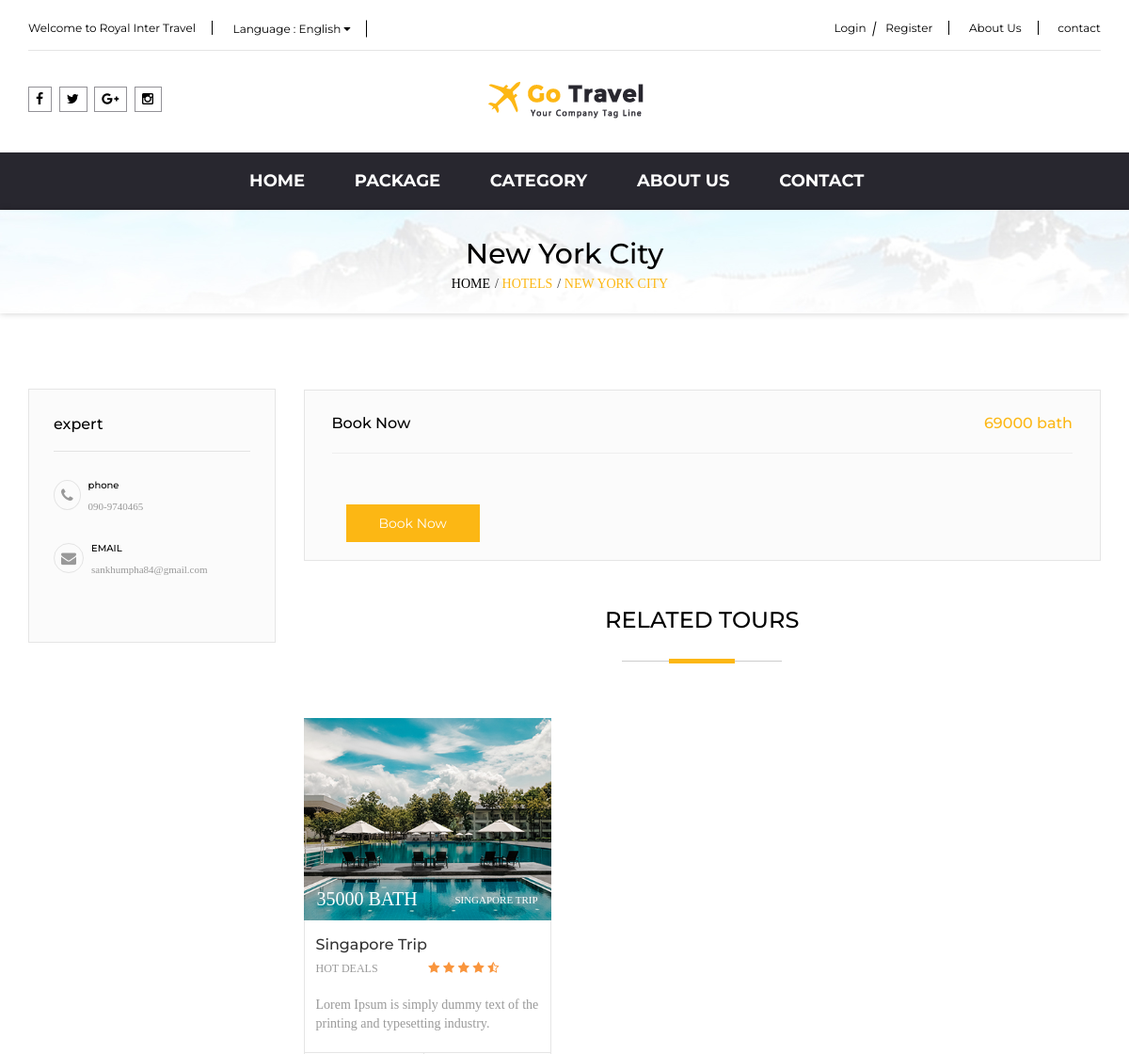
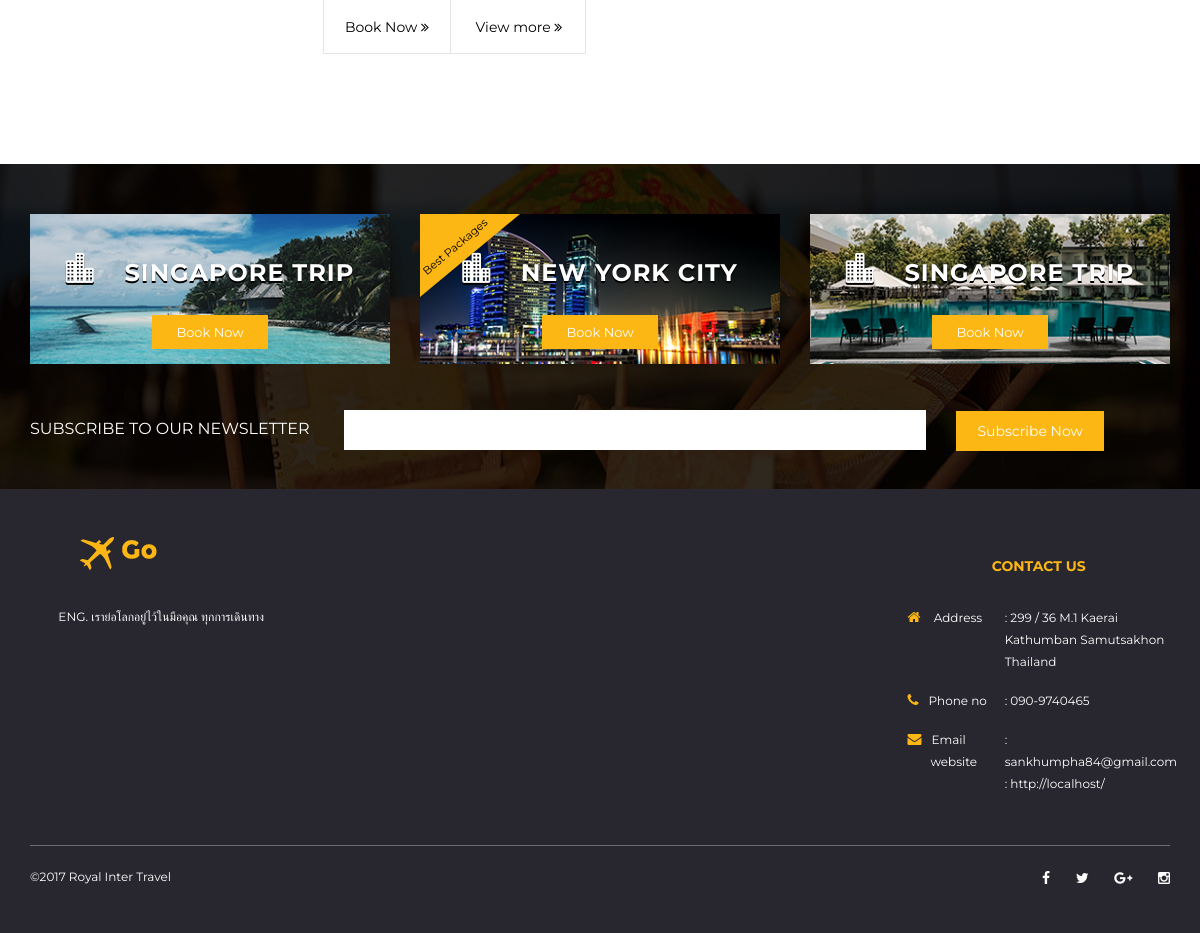
The page /tour/id/11 on the database its author committed (2 pictures, top to bottom).
### tables this page shows
CREATE TABLE `lang_static` (
  `id` int(11) NOT NULL,
  `name` varchar(100) NOT NULL,
  `data` mediumtext NOT NULL
);

CREATE TABLE `config` (
  `title` longtext NOT NULL,
  `description` longtext NOT NULL,
  `keywords` longtext NOT NULL,
  `footer` longtext NOT NULL,
  `logo` varchar(100) NOT NULL,
  `email` varchar(100) NOT NULL,
  `mobile` varchar(100) NOT NULL,
  `facebook` varchar(100) NOT NULL,
  `google` varchar(100) NOT NULL,
  `ig` varchar(100) DEFAULT NULL,
  `twitter` varchar(100) NOT NULL,
  `auto_verify` int(1) NOT NULL,
  `line` varchar(100) DEFAULT NULL,
  `latitude` double DEFAULT NULL,
  `longtitude` double DEFAULT NULL,
  `address` longtext,
  `slogan` longtext,
  `paypal_email` varchar(100) DEFAULT NULL,
  `about` longtext NOT NULL
);

CREATE TABLE `rooms` (
  `room_id` int(11) NOT NULL,
  `category_id` int(11) NOT NULL,
  `room_no` varchar(100) DEFAULT NULL,
  `room_name` longtext NOT NULL,
  `room_short` longtext,
  `room_description` longtext,
  `room_price` float NOT NULL,
  `room_total` int(11) DEFAULT NULL,
  `room_status` enum('Y','N') NOT NULL,
  `room_image` varchar(100) DEFAULT NULL,
  `seo_title` longtext,
  `seo_keywords` longtext,
  `seo_description` longtext,
  `link` varchar(100) DEFAULT NULL,
  `star` double DEFAULT NULL,
  `country_id` int(3) NOT NULL,
  `deal` enum('hot','hotel') NOT NULL,
  `use_view` int(1) NOT NULL
);

CREATE TABLE `category` (
  `category_id` int(11) NOT NULL,
  `category_name` longtext,
  `category_detail` longtext
);

CREATE TABLE `content` (
  `content_id` int(11) NOT NULL,
  `content_name` longtext NOT NULL,
  `content_short` longtext,
  `content_description` longtext,
  `create_date` datetime NOT NULL,
  `content_path` varchar(100) DEFAULT NULL,
  `content_type` enum('content','promotion') NOT NULL,
  `room_id` int(11) DEFAULT NULL,
  `link` varchar(100) DEFAULT NULL,
  `recommend` int(1) DEFAULT NULL
);

### application/views/tour/id.php (the view, shortened to what the rows shown need)
<?php
$name = unserialize($r->room_name);
$cat_name = unserialize($r->category_name);
?>
<div class="bread-crumb">
    <div class="container">
        <h2><?php echo $name[lang()];?></h2>
        <ul class="list-inline">
            <li><a href="<?php echo site_url();?>"><?php echo line('home');?></a></li>
            <li><a href="<?php echo site_url('category/id/'.$r->category_id);?>"><?php echo $cat_name[lang()];?></a></li>
            <li><a href="<?php echo site_url('tour/id/'.$r->room_id);?>"><?php echo $name[lang()];?></a></li>
        </ul>
    </div>
</div>
<div class="placetop">
    <div class="container">
        <div class="row">
            <div class="col-sm-3">
                <div class="left-box">
                    <div class="talk">
                        <ul class="list-unstyled">
                            <li>
                                <i class="fa fa-phone" aria-hidden="true"></i>
                                <h4><?php echo line('phone');?></h4>
                                <P><?php echo get_mobile();?></P>
                            </li>
                            <li>
                                <i class="fa fa-envelope" aria-hidden="true"></i>
                                <h4>EMAIL</h4>
                                <P><?php echo get_email();?></P>
                            </li>
                        </ul>
                    </div>
                </div>
            </div>
            <div class="col-sm-9 mainpage">
                <div class="book-now col-sm-12">
                    <h1><?php echo line('book now');?> <span><?php echo $r->room_price;?> <?php echo line('bath');?></span></h1>
                    <hr>
                    <form class="form-horizontal" method="post">
                        <div class="col-sm-3 mar-t padd-left">
                            <a href="<?php echo $r->link;?>" class="btn-primary"><?php echo line('book now');?></a>
                        </div>
                    </form>
                </div>
                <div class="row tour">
                    <div class="places related">
                        <h1><?php echo line('related tours');?></h1>
                        <hr>
                    </div>
                    <div class="owl-carousel" id="related-pro">
                        <?php foreach($rooms as $rm):
                        $lang = lang();
                        $name  =unserialize($rm->room_name);
                        $room_short = unserialize($rm->room_short);
                        ?>
                        <div class="item">
                            <div class="col-xs-12">
                                <div class="product-thumb" onclick="top.location.href='<?php echo getLink($rm->room_id);?>';" >
                                    <div class="image">
                                        <a href="<?php echo getLink($rm->room_id);?>">
                                            <img src="<?=base_url();?>public/upload/tour/<?=$rm->room_image;?>" alt="t1" title="t1" class="img-responsive" /></a>
                                        <div class="matter">
                                            <p><?php echo $name[$lang];?> <span><?=$rm->room_price;?> <?php echo line('bath');?></span></p>
                                        </div>
                                    </div>
                                    <div class="caption">
                                        <div class="inner">
                                            <h4><?php echo $name[lang()];?></h4>
                                            <div class="rate">
                                                <span>HOT DEALS</span>
                                                <i class="fa fa-star" aria-hidden="true"></i>
                                                <i class="fa fa-star" aria-hidden="true"></i>
                                                <i class="fa fa-star" aria-hidden="true"></i>
                                                <i class="fa fa-star" aria-hidden="true"></i>
                                                <i class="fa fa-star-half-o" aria-hidden="true"></i>
                                            </div>
                                            <p><?php echo $room_short[lang()];?></p>
                                        </div>
                                        <div class="text-left">
                                            <button type="button" onclick="top.location.href='<?php echo getLink($rm->room_id);?>';"><?php echo line('book now');?>  <i class="fa fa-angle-double-right" aria-hidden="true"></i></button>
                                            <button type="button" onclick="top.location.href='<?php echo getLink($rm->room_id);?>';"><?php echo line('view more');?> <i class="fa fa-angle-double-right" aria-hidden="true"></i></button>
                                        </div>
                                    </div>
                                </div>
                            </div>
                        </div>
                        <?php endforeach;?>
                    </div>
                </div>
            </div>
        </div>
    </div>
</div>

### application/views/_header.php (shortened to what the rows shown need)
<!DOCTYPE html>
<html lang="en" dir="ltr">
<head>
<link href="bootstrap/css/bootstrap.css" rel="stylesheet">
<link href="css/ele-style.css" rel="stylesheet" type="text/css"/>
<link href="css/style.css" rel="stylesheet" type="text/css"/>
<link href="css/responsive.css" rel="stylesheet" type="text/css"/>
<link href="font-awesome/css/font-awesome.min.css" rel="stylesheet" type="text/css" />
<link href="js/owl-carousel/owl.carousel.css" rel="stylesheet" type="text/css" />
<link href="js/dist/css/bootstrap-select.css" rel="stylesheet" type="text/css" />
<link href="js/datetimepicker/bootstrap-datetimepicker.min.css" rel="stylesheet" type="text/css" />
</head>
<?php
$class = $this->uri->segment(1)=='about'?'about':'';
?>
<body class="<?php echo $class;?>">
    <div id="top">
        <div class="container">
            <div id="top-links" class="nav">
                <ul class="list-inline pull-left">
                    <li>
                        <a href="<?php echo site_url();?>"><?php echo line('welcome to');?> <?php echo title();?></a>
                    </li>
                </ul>
                <ul class="list-inline pull-right button">
                    <li><a href="<?php echo site_url('login');?>"><?php echo line('login');?></a>
                        <a href="<?php echo site_url('register');?>"><?php echo line('register');?></a>
                    </li>
                    <li><a href="<?php echo site_url('about');?>"><?php echo line('about');?></a></li>
                    <li><a href="<?php echo site_url('contact');?>"><?php echo line('contact');?></a></li>
                </ul>
            </div>
        </div>
    </div>
    <header>
        <div class="container">
            <div class="row">
                <div class="col-sm-4 col-md-4 col-xs-12">
                    <div id="logo">
                        <a href="<?php echo site_url();?>"><img class="img-responsive" src="<?php echo site_url('public/upload/'.get_logo());?>" alt="logo" title="logo" /></a>
                    </div>
                </div>
            </div>
        </div>
    </header>
<?php $this->load->view('_menu');?>

### application/views/_menu.php (shortened to what the rows shown need)
<div id="menu">
    <div class="container">
        <div class="row">
            <div class="col-sm-12 col-md-12 col-xs-12">
                <nav class="navbar">
                    <div class="collapse navbar-collapse navbar-ex1-collapse padd0">
                        <ul class="nav navbar-nav">
                            <li class=""><a href="<?php echo site_url('');?>"><?php echo line('home');?></a>
                            </li>
                            <li><a href="<?php echo site_url('package');?>"><?php echo line('package');?></a>
                            </li>
                            <li><a href="<?php echo site_url('category');?>" ><?php echo line('category');?></a>
                            </li>
                            <li><a href="<?php echo site_url('about');?>"><?php echo line('about');?></a></li>
                            <li><a href="<?php echo site_url('contact');?>"><?php echo line('contact');?></a></li>
                        </ul>
                    </div>
                </nav>
            </div>
        </div>
    </div>
</div>

### application/views/_footer.php (shortened to what the rows shown need)
<div class="news">
    <div class="newsinner">
    <div class="container">
        <div class="row">
            <?php
            $bannerContent  = getPromotionBanner();
            if (count($bannerContent)>0):?>
            <?php foreach($bannerContent as $bc):
            $lang = lang();
            $bcname = unserialize($bc->room_name);
            ?>
            <div class="col-sm-4 col-xs-12">
                <div class="product-thumb">
                    <div class="image">
                        <a href="<?php echo site_url('tour/id/'.$bc->room_id);?>">
                            <img src="<?=base_url();?>public/upload/content/<?=$bc->content_path;?>" class="img-responsive"/>
                        </a>
                        <?php if ($bc->recommend==1):?>
                            <div class="off">
                                <span><?php echo line('Best Packages');?></span>
                            </div>
                        <?php endif;?>
                        <div class="matter">
                            <p class="des"><span class="icon_building_alt"></span> <?php echo $bcname[$lang];?></p>
                            <button type="button" onclick="top.location.href='<?php echo site_url('tour/id/'.$bc->room_id);?>'"> <?php echo line('book now');?></button>
                        </div>
                    </div>
                </div>
            </div>
            <?php endforeach;
            endif;?>
            <div class="col-sm-12">
                <form class="subscribe">
                    <div class="form-group">
                        <div class="input-group">
                            <label><?php echo line('subscribe');?></label>
                            <input placeholder="" name="subscribe_email" value="" type="text">
                            <button class="btn btn-default btn-lg" type="submit"><?php echo line('Subscribe Now');?></button>
                        </div>
                    </div>
                </form>
            </div>
        </div>
    </div>
    </div>
</div>
<footer>
    <div class="container">
        <div class="row padd-b">
            <div class="col-sm-3">
                <img class="img-responsive" src="<?php echo site_url('public/upload/'.get_logo());?>" alt="logo" title="logo" />
                <p class="des"><?php echo get_slogan();?></p>
            </div>
            <div class="col-sm-offset-6 col-sm-3 contact">
                <ul class="list-inline">
                    <li>
                        <div class="inner"><i class="fa fa-home" aria-hidden="true"></i> <?php echo line('address');?></div>
                        <div class="in"><a href="#"> : <?php echo get_address();?></a></div>
                    </li>
                    <li>
                        <div class="in"><a href="tel:<?php echo get_mobile();?>"> : <?php echo get_mobile();?></a></div>
                    </li>
                    <li>
                        <div class="in"><a href="mailto:<?php echo get_email();?>"> : <?php echo get_email();?></a></div>
                        <br>
                    </li>
                </ul>
            </div>
        </div>
        <div class="row">
            <div class="col-sm-12">
                <div class="powered">
                    <div class="col-sm-6 padd0">
                        <p><?php echo get_footer();?></p>
                    </div>
                </div>
            </div>
        </div>
    </div>
</footer>
</body>
</html>

### rows shown on the page
lang_static: data "Welcome to"
config: title "Royal Inter Travel", logo (picture), mobile "090-9740465", email "sankhumpha84@gmail.com", slogan "ENG. เราย่อโลกอยู่ไว้ในมือคุณ ทุกการเดินทาง", address "299 / 36 M.1 Kaerai Kathumban Samutsakhon Thailand", footer "©2017 Royal Inter Travel"
lang_static: data "Login"
lang_static: data "Register"
lang_static: data "About Us", data "ABOUT US"
lang_static: data "contact", data "CONTACT"
lang_static: data "HOME"
lang_static: data "PACKAGE"
lang_static: data "CATEGORY"
rooms: room_name "New York City", category.category_name "HOTELS", room_name "NEW YORK CITY", room_price "69000"
lang_static: data "Book Now"
lang_static: data "bath"
lang_static: data "RELATED TOURS"
rooms: room_image (picture), room_name "SINGAPORE TRIP", room_price "35000", lang_static.data "BATH", room_name "Singapore Trip", room_short "Lorem Ipsum is simply dummy text of the printing and typesetting industry.", lang_static.data "Book Now", lang_static.data "View more"
content: content_path (picture), room.room_name "SINGAPORE TRIP", lang_static.data "Book Now"
content: content_path (picture), lang_static.data "Best Packages", room.room_name "NEW YORK CITY", lang_static.data "Book Now"
content: content_path (picture), room.room_name "SINGAPORE TRIP", lang_static.data "Book Now"
lang_static: data "SUBSCRIBE TO OUR NEWSLETTER"
lang_static: data "Subscribe Now"
lang_static: data "Address"

### other values the page prints
line('expert') "expert"
line('phone') "phone"
line('Phone no') "Phone no"
site_url() "http://localhost/"
